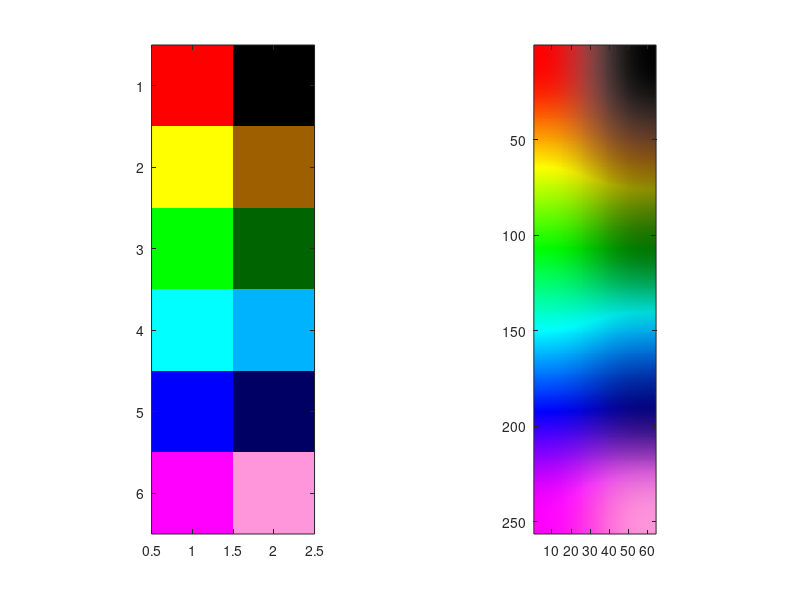

Write the MATLAB code that produced this figure.
function palette = designPalette(nRows, nCols)
  
  %% Default arguments
  if nargin < 1 || isempty(nRows)
    nRows         = 256;
  end
  if nargin < 2 || isempty(nCols)
    nCols         = 64;
  end
  
  %% Set up principal colors here
  colorL          = [ 255   0   0; 255 255   0 ;   0 255   0 ;   0 255 255 ;   0   0 255 ; 255   0 255 ] / 255;
  colorR          = [   0   0   0; 158  95   0 ;   0 100   0 ;   0 179 255 ;   0   0 100 ; 255 150 220 ] / 255;
                                           
  
  %% Interpolate in HSV space
  colors          = [reshape(colorL,[],1,3), reshape(colorR,[],1,3)];
  palette         = imresize(rgb2hsv(colors), [nRows,nCols], 'bilinear');
  palette         = hsv2rgb(min(1,max(0, imgaussfilt(palette,10) )));

  %% If no output is requested, show the designed palette on screen
  if nargout < 1
    figure; 
    
    subplot(1,2,1); 
    image(colors); 
    axis image ij; 
    
    subplot(1,2,2); 
    image(palette); 
    axis image ij;
  end
  
end
